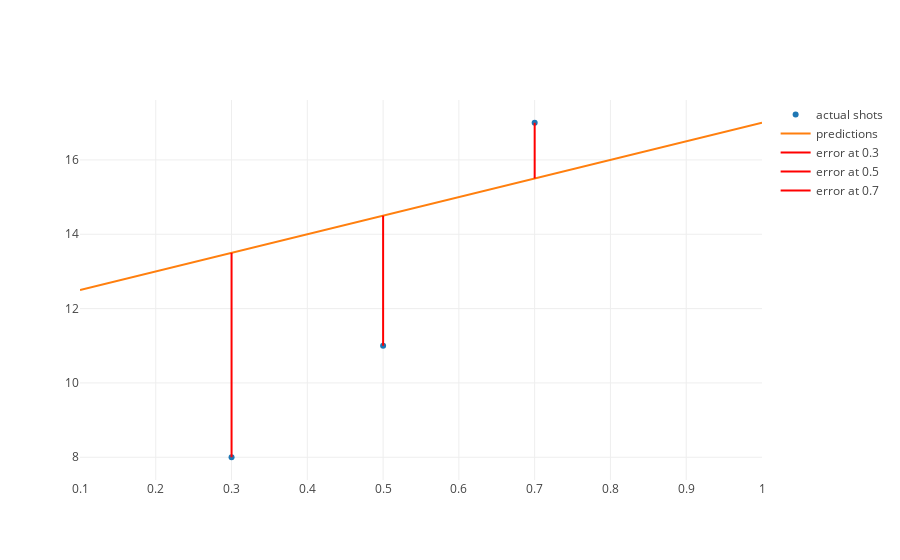

The notebook cell saved with this chart:
### Markdown cell above
> Please ignore the code used to produce the below plot.

### Code cell
from linear_equations import build_regression_line
from graph import m_b_trace, plot, m_b_data, trace_values
from error import error_line_traces

from graph import trace_values, plot
layout = {'yaxis': {'range': [0, 18], 'title': 'shot distance'}, 'xaxis': {'title': 'shot angle'}}
observed_shot_angles = [.30, .50, .70]
observed_distances = [8, 11, 17]
actual_trace = trace_values(observed_shot_angles, observed_distances, name = 'actual shots')
predictions_trace = trace_values(inputs, predictions, 'lines', name = 'predictions')

error_traces = error_line_traces(observed_shot_angles, observed_distances, 5, 12)
plot([actual_trace, predictions_trace] + error_traces)

### Figure 1 — Plotly figure (JSON) as saved in the notebook; plotly's stock layout.template omitted (floating-point values rounded to 4 significant figures)
{"data": [{"mode": "markers", "name": "actual shots", "text": [], "type": "scatter", "uid": "3e6acbd4-09c4-4cdd-a8a6-41cede879cff", "x": [0.3, 0.5, 0.7], "y": [8, 11, 17]}, {"mode": "lines", "name": "predictions", "text": [], "type": "scatter", "uid": "9fb8cd8c-f670-422e-81f6-101f21a14a58", "x": [0.1, 0.2, 0.3, 0.4, 0.5, 0.6, 0.7, 0.8, 0.9, 1], "y": [12.5, 13, 13.5, 14, 14.5, 15, 15.5, 16, 16.5, 17]}, {"hoverinfo": "none", "marker": {"color": "red"}, "mode": "lines", "name": "error at 0.3", "text": ["-5.5"], "textposition": "top right", "type": "scatter", "uid": "1d22a104-068a-4cf3-aba7-16513966d68e", "x": [0.3, 0.3], "y": [8, 13.5]}, {"hoverinfo": "none", "marker": {"color": "red"}, "mode": "lines", "name": "error at 0.5", "text": ["-3.5"], "textposition": "top right", "type": "scatter", "uid": "b87c48fa-9120-40b5-a6d3-514257a78420", "x": [0.5, 0.5], "y": [11, 14.5]}, {"hoverinfo": "none", "marker": {"color": "red"}, "mode": "lines", "name": "error at 0.7", "text": ["1.5"], "textposition": "top right", "type": "scatter", "uid": "ba7b3f80-4316-4ca9-9576-43d98abd6869", "x": [0.7, 0.7], "y": [17, 15.5]}], "layout": {"autosize": true, "xaxis": {"autorange": true, "range": [0.1, 1], "type": "linear"}, "yaxis": {"autorange": true, "range": [7.341, 17.66], "type": "linear"}}}
